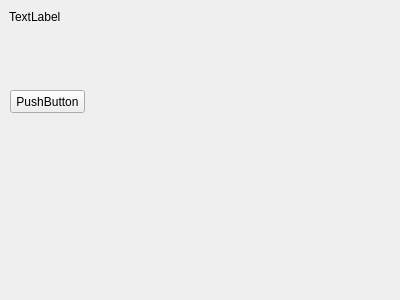
<?xml version="1.0" encoding="UTF-8"?>
<ui version="4.0">
 <class>MyWidget</class>
 <widget class="QWidget" name="MyWidget">
  <property name="geometry">
   <rect>
    <x>0</x>
    <y>0</y>
    <width>400</width>
    <height>300</height>
   </rect>
  </property>
  <property name="windowTitle">
   <string>MyWidget</string>
  </property>
  <widget class="MyLabel" name="label">
   <property name="geometry">
    <rect>
     <x>9</x>
     <y>9</y>
     <width>54</width>
     <height>16</height>
    </rect>
   </property>
   <property name="text">
    <string>TextLabel</string>
   </property>
  </widget>
  <widget class="MyButton" name="pushButton">
   <property name="geometry">
    <rect>
     <x>10</x>
     <y>90</y>
     <width>75</width>
     <height>23</height>
    </rect>
   </property>
   <property name="text">
    <string>PushButton</string>
   </property>
  </widget>
 </widget>
 <layoutdefault spacing="6" margin="11"/>
 <customwidgets>
  <customwidget>
   <class>MyLabel</class>
   <extends>QLabel</extends>
   <header location="global">mylabel.h</header>
  </customwidget>
  <customwidget>
   <class>MyButton</class>
   <extends>QPushButton</extends>
   <header location="global">mybutton.h</header>
  </customwidget>
 </customwidgets>
 <resources/>
 <connections/>
</ui>
